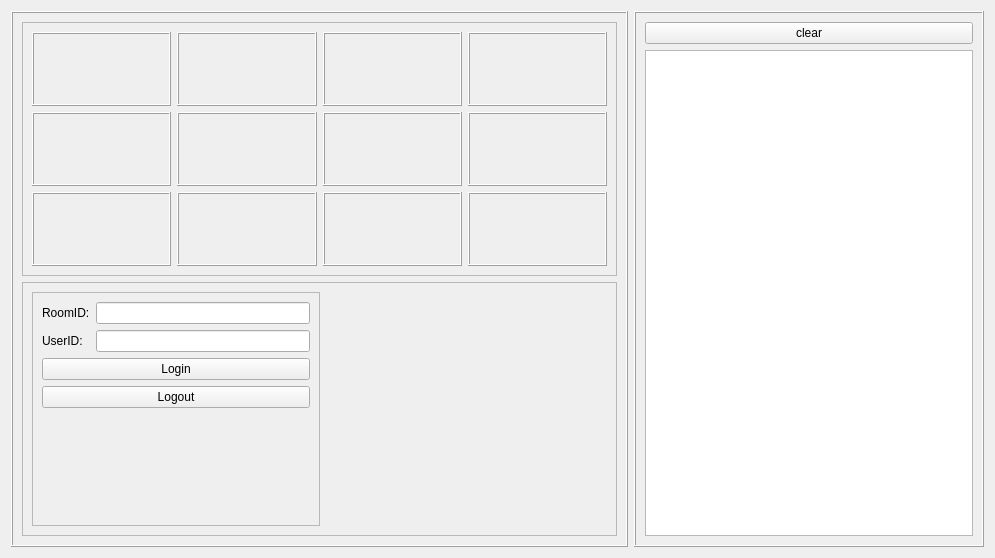
<?xml version="1.0" encoding="UTF-8"?>
<ui version="4.0">
 <class>ZegoVideoCommunicationDemo</class>
 <widget class="QWidget" name="ZegoVideoCommunicationDemo">
  <property name="geometry">
   <rect>
    <x>0</x>
    <y>0</y>
    <width>995</width>
    <height>558</height>
   </rect>
  </property>
  <property name="windowTitle">
   <string>Form</string>
  </property>
  <layout class="QHBoxLayout" name="horizontalLayout_5">
   <item>
    <widget class="QFrame" name="frame">
     <property name="frameShape">
      <enum>QFrame::Box</enum>
     </property>
     <property name="frameShadow">
      <enum>QFrame::Raised</enum>
     </property>
     <layout class="QVBoxLayout" name="verticalLayout" stretch="1,1">
      <item>
       <widget class="QFrame" name="frame_3">
        <property name="frameShape">
         <enum>QFrame::StyledPanel</enum>
        </property>
        <property name="frameShadow">
         <enum>QFrame::Raised</enum>
        </property>
        <layout class="QVBoxLayout" name="verticalLayout_3">
         <item>
          <layout class="QHBoxLayout" name="horizontalLayout">
           <item>
            <widget class="QFrame" name="frame_video_0">
             <property name="frameShape">
              <enum>QFrame::Box</enum>
             </property>
             <property name="frameShadow">
              <enum>QFrame::Raised</enum>
             </property>
            </widget>
           </item>
           <item>
            <widget class="QFrame" name="frame_video_1">
             <property name="frameShape">
              <enum>QFrame::Box</enum>
             </property>
             <property name="frameShadow">
              <enum>QFrame::Raised</enum>
             </property>
            </widget>
           </item>
           <item>
            <widget class="QFrame" name="frame_video_2">
             <property name="frameShape">
              <enum>QFrame::Box</enum>
             </property>
             <property name="frameShadow">
              <enum>QFrame::Raised</enum>
             </property>
            </widget>
           </item>
           <item>
            <widget class="QFrame" name="frame_video_3">
             <property name="frameShape">
              <enum>QFrame::Box</enum>
             </property>
             <property name="frameShadow">
              <enum>QFrame::Raised</enum>
             </property>
            </widget>
           </item>
          </layout>
         </item>
         <item>
          <layout class="QHBoxLayout" name="horizontalLayout_2">
           <item>
            <widget class="QFrame" name="frame_video_4">
             <property name="frameShape">
              <enum>QFrame::Box</enum>
             </property>
             <property name="frameShadow">
              <enum>QFrame::Raised</enum>
             </property>
            </widget>
           </item>
           <item>
            <widget class="QFrame" name="frame_video_5">
             <property name="frameShape">
              <enum>QFrame::Box</enum>
             </property>
             <property name="frameShadow">
              <enum>QFrame::Raised</enum>
             </property>
            </widget>
           </item>
           <item>
            <widget class="QFrame" name="frame_video_6">
             <property name="frameShape">
              <enum>QFrame::Box</enum>
             </property>
             <property name="frameShadow">
              <enum>QFrame::Raised</enum>
             </property>
            </widget>
           </item>
           <item>
            <widget class="QFrame" name="frame_video_7">
             <property name="frameShape">
              <enum>QFrame::Box</enum>
             </property>
             <property name="frameShadow">
              <enum>QFrame::Raised</enum>
             </property>
            </widget>
           </item>
          </layout>
         </item>
         <item>
          <layout class="QHBoxLayout" name="horizontalLayout_4">
           <item>
            <widget class="QFrame" name="frame_video_8">
             <property name="frameShape">
              <enum>QFrame::Box</enum>
             </property>
             <property name="frameShadow">
              <enum>QFrame::Raised</enum>
             </property>
            </widget>
           </item>
           <item>
            <widget class="QFrame" name="frame_video_9">
             <property name="frameShape">
              <enum>QFrame::Box</enum>
             </property>
             <property name="frameShadow">
              <enum>QFrame::Raised</enum>
             </property>
            </widget>
           </item>
           <item>
            <widget class="QFrame" name="frame_video_10">
             <property name="frameShape">
              <enum>QFrame::Box</enum>
             </property>
             <property name="frameShadow">
              <enum>QFrame::Raised</enum>
             </property>
            </widget>
           </item>
           <item>
            <widget class="QFrame" name="frame_video_11">
             <property name="frameShape">
              <enum>QFrame::Box</enum>
             </property>
             <property name="frameShadow">
              <enum>QFrame::Raised</enum>
             </property>
            </widget>
           </item>
          </layout>
         </item>
        </layout>
       </widget>
      </item>
      <item>
       <widget class="QFrame" name="frame_2">
        <property name="frameShape">
         <enum>QFrame::StyledPanel</enum>
        </property>
        <property name="frameShadow">
         <enum>QFrame::Raised</enum>
        </property>
        <layout class="QHBoxLayout" name="horizontalLayout_3">
         <item>
          <widget class="QFrame" name="frame_4">
           <property name="frameShape">
            <enum>QFrame::StyledPanel</enum>
           </property>
           <property name="frameShadow">
            <enum>QFrame::Raised</enum>
           </property>
           <layout class="QFormLayout" name="formLayout">
            <item row="0" column="0">
             <widget class="QLabel" name="label">
              <property name="text">
               <string>RoomID:</string>
              </property>
             </widget>
            </item>
            <item row="0" column="1">
             <widget class="QLineEdit" name="lineEdit_roomID">
              <property name="sizePolicy">
               <sizepolicy hsizetype="Preferred" vsizetype="Fixed">
                <horstretch>0</horstretch>
                <verstretch>0</verstretch>
               </sizepolicy>
              </property>
             </widget>
            </item>
            <item row="4" column="0" colspan="2">
             <widget class="QPushButton" name="pushButton_login">
              <property name="text">
               <string>Login</string>
              </property>
             </widget>
            </item>
            <item row="5" column="0" colspan="2">
             <widget class="QPushButton" name="pushButton_logout">
              <property name="text">
               <string>Logout</string>
              </property>
             </widget>
            </item>
            <item row="2" column="0">
             <widget class="QLabel" name="label_userID">
              <property name="text">
               <string>UserID:</string>
              </property>
             </widget>
            </item>
            <item row="2" column="1">
             <widget class="QLineEdit" name="lineEdit"/>
            </item>
           </layout>
          </widget>
         </item>
         <item>
          <spacer name="horizontalSpacer">
           <property name="orientation">
            <enum>Qt::Horizontal</enum>
           </property>
           <property name="sizeHint" stdset="0">
            <size>
             <width>40</width>
             <height>20</height>
            </size>
           </property>
          </spacer>
         </item>
        </layout>
       </widget>
      </item>
     </layout>
    </widget>
   </item>
   <item>
    <widget class="QFrame" name="frame_5">
     <property name="sizePolicy">
      <sizepolicy hsizetype="Fixed" vsizetype="Preferred">
       <horstretch>0</horstretch>
       <verstretch>0</verstretch>
      </sizepolicy>
     </property>
     <property name="minimumSize">
      <size>
       <width>350</width>
       <height>0</height>
      </size>
     </property>
     <property name="maximumSize">
      <size>
       <width>350</width>
       <height>16777215</height>
      </size>
     </property>
     <property name="frameShape">
      <enum>QFrame::Box</enum>
     </property>
     <property name="frameShadow">
      <enum>QFrame::Raised</enum>
     </property>
     <layout class="QVBoxLayout" name="verticalLayout_2">
      <item>
       <widget class="QPushButton" name="pushButton_clear_log">
        <property name="text">
         <string>clear</string>
        </property>
       </widget>
      </item>
      <item>
       <widget class="QTextEdit" name="textEdit_log">
        <property name="html">
         <string>&lt;!DOCTYPE HTML PUBLIC &quot;-//W3C//DTD HTML 4.0//EN&quot; &quot;http://www.w3.org/TR/REC-html40/strict.dtd&quot;&gt;
&lt;html&gt;&lt;head&gt;&lt;meta name=&quot;qrichtext&quot; content=&quot;1&quot; /&gt;&lt;style type=&quot;text/css&quot;&gt;
p, li { white-space: pre-wrap; }
&lt;/style&gt;&lt;/head&gt;&lt;body style=&quot; font-family:'SimSun'; font-size:13.5pt; font-weight:400; font-style:normal;&quot;&gt;
&lt;p style=&quot;-qt-paragraph-type:empty; margin-top:0px; margin-bottom:0px; margin-left:0px; margin-right:0px; -qt-block-indent:0; text-indent:0px; font-size:9pt;&quot;&gt;&lt;br /&gt;&lt;/p&gt;&lt;/body&gt;&lt;/html&gt;</string>
        </property>
       </widget>
      </item>
     </layout>
    </widget>
   </item>
  </layout>
 </widget>
 <resources/>
 <connections/>
</ui>
